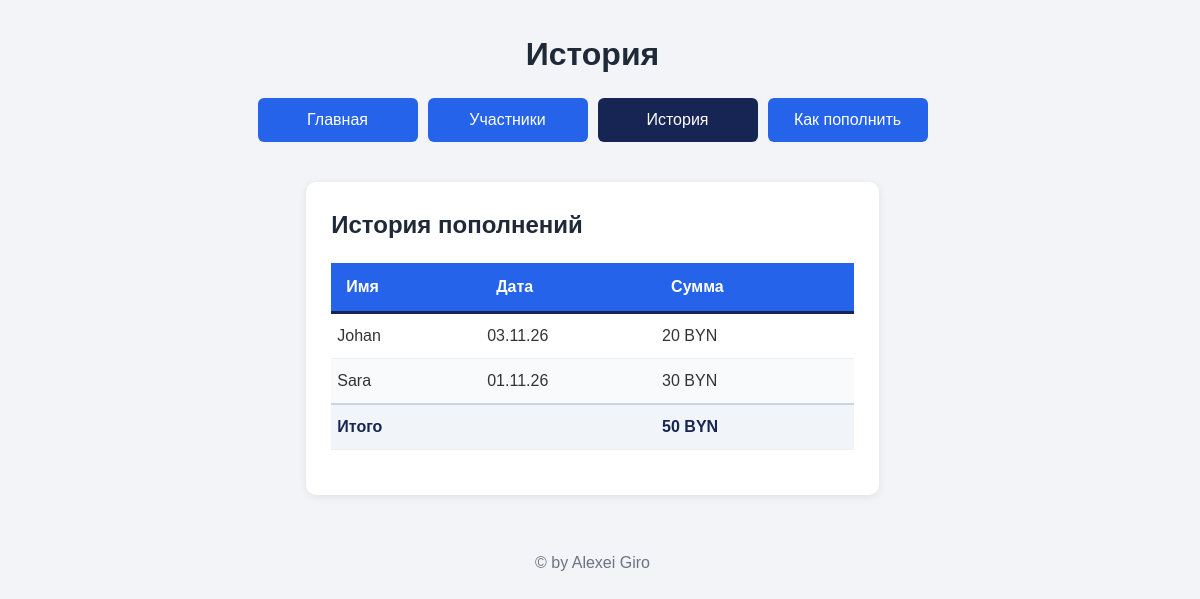
Before: /history/ with the older database file.
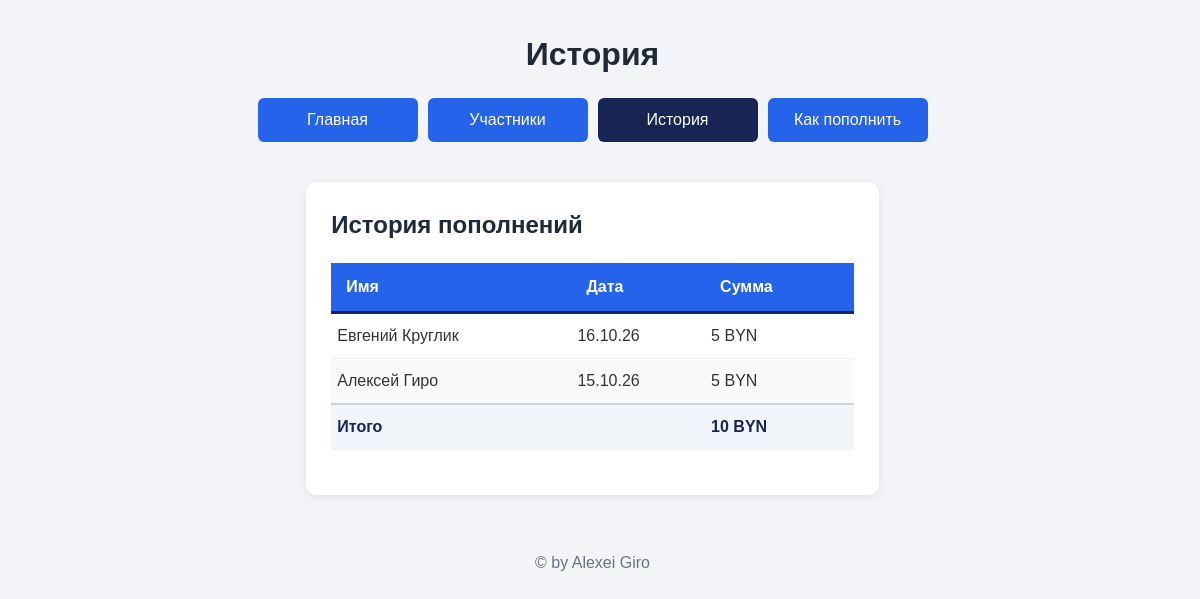
After: the same page with the newer database file.
### drums/models.py (models this page shows, shortened)
class Payment(models.Model):
    date = models.DateField(verbose_name='Дата платежа')
    amount = models.IntegerField(verbose_name='Сумма платежа')
    participant = models.ForeignKey('Participant', on_delete=models.PROTECT, verbose_name='Участник')
    class Meta:
        verbose_name = 'Платеж'
        verbose_name_plural = 'Платежи'
        ordering = ['-date']

class Participant(models.Model):
    name = models.CharField(max_length=150, verbose_name='Имя участника')
    photo = models.ImageField(blank=True, upload_to='participants', verbose_name='Фото участника')
    class Meta:
        verbose_name = 'Участник'
        verbose_name_plural = 'Участники'

### drums/views.py (the view)
# urls.py: path('history/', get_history_page, name='history'),
def get_history_page(request):
    payments = Payment.objects.all()
    total = Payment.objects.aggregate(total=Sum('amount'))['total'] or 0
    context = {'payments': payments, 'total': total}
    return render(request, 'history.html', context)

### drums/templates/history.html (shortened to what this page needs)
<!DOCTYPE html>
{% load static %}
<html lang="ru">
<head>
    <link rel="stylesheet" href="{% static 'css/style.css' %}?v=1.1">
</head>
<body>
<div class="container">
        <header class="header">
            <h1 class="site-title">История</h1>
            <nav class="navigation" aria-label="Основная навигация">
                <a class="nav-button {% if request.path == '/' %}active{% endif %}" href="{% url 'home' %}">Главная</a>
                <a class="nav-button {% if '/parts/' in request.path %}active{% endif %}" href="{% url 'parts' %}">Участники</a>
                <a class="nav-button {% if '/history/' in request.path %}active{% endif %}" href="{% url 'history' %}">История</a>
                <a class="nav-button {% if '/account/' in request.path %}active{% endif %}" href="{% url 'account' %}">Как пополнить</a>
            </nav>
        </header>
        <main class="main-content_other">
            <section class="content-block">
                <h2>История пополнений</h2>
                <div class="table-container">
                    <table class="custom-table">
                        <thead>
                            <tr>
                                <th>Имя</th>
                                <th>Дата</th>
                                <th>Сумма</th>
                            </tr>
                        </thead>
                        <tbody>
                            {% for payment in payments %}
                            <tr>
                                <td>{{ payment.participant.name }}</td>
                                <td>{{ payment.date|date:"d.m.y" }}</td>
                                <td>{{ payment.amount }} BYN</td>
                            </tr>
                            {% endfor %}
                        </tbody>
                        <tfoot>
                            <tr>
                                <td>Итого</td>
                                <td></td>
                                <td>{{ total }} BYN</td>
                            </tr>
                        </tfoot>
                    </table>
                </div>
            </section>
        </main>
        <footer class="footer">
            <p>&copy; by Alexei Giro</p>
        </footer>
    </div>
</body>
</html>

Changed rows visible on the page:
changed Payment: participant.name "Sara" → "Евгений Круглик"; date "01.11.26" → "16.10.26"; amount "30" → "5"; moves up the list
changed Payment: participant.name "Johan" → "Алексей Гиро"; date "03.11.26" → "15.10.26"; amount "20" → "5"
Other visible differences:
{{ total }}: "50" → "10"
